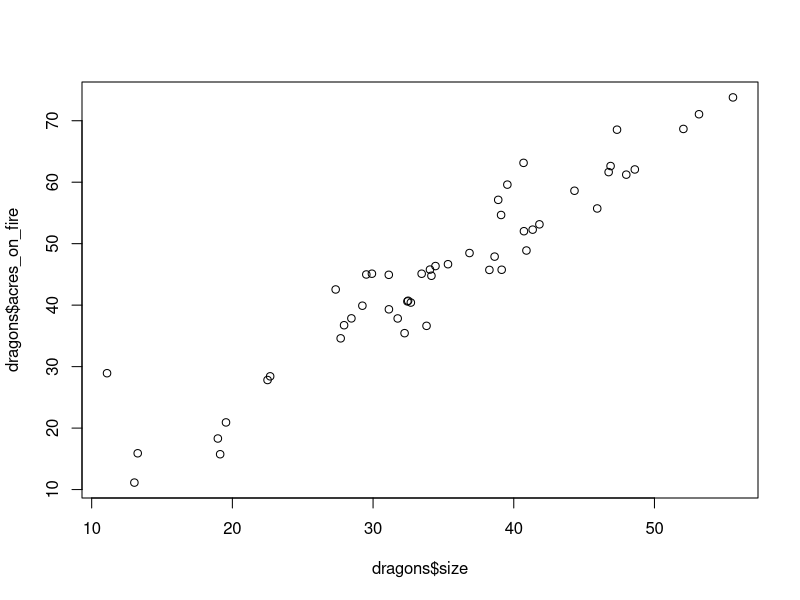
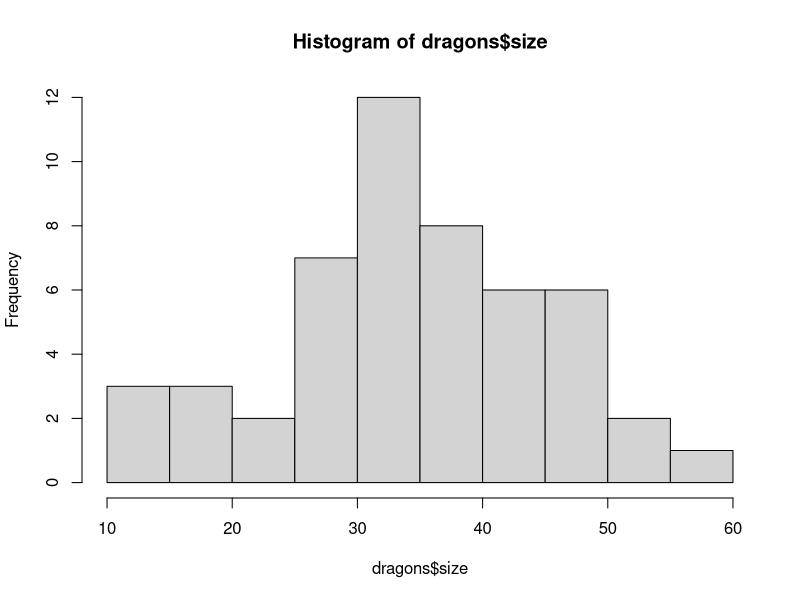
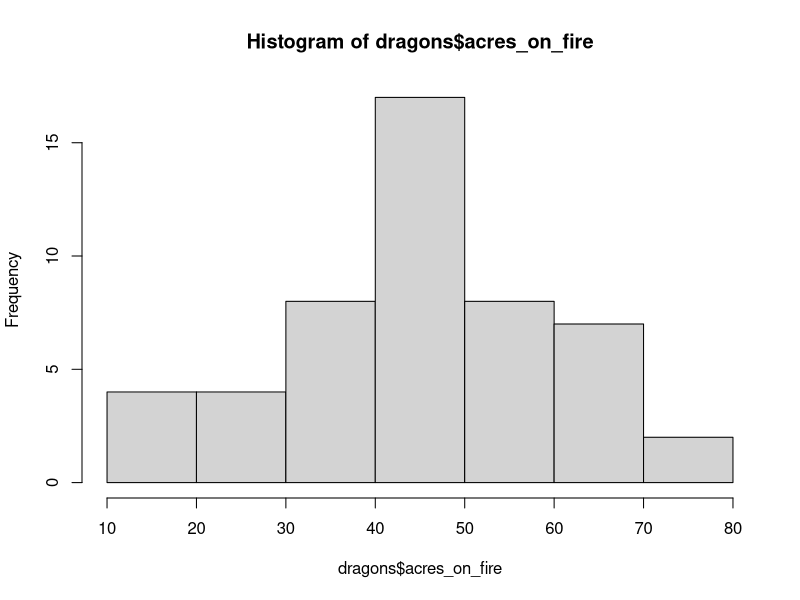
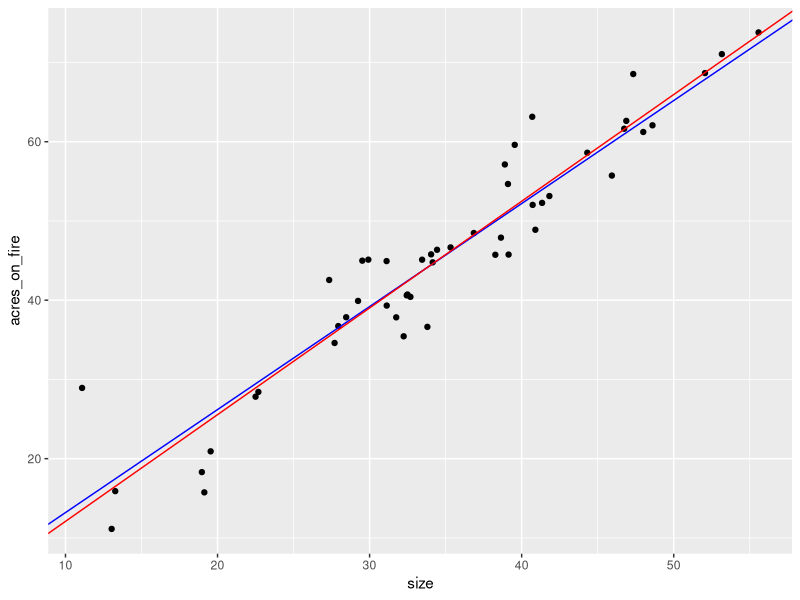

These figures' R source, in order:
#HW13, Evan Peepo


# Load packages -----------------------------------------------------------
library(ggplot2)

# Load data ---------------------------------------------------------------

dragons <- read.csv('dragon_data.csv')

# Plot --------------------------------------------------------------------

plot(dragons$size, dragons$acres_on_fire) #linear
hist(dragons$size) #normal
hist(dragons$acres_on_fire) #normal

# Make linear model -------------------------------------------------------

dragons_lm <- lm(acres_on_fire ~ size, data = dragons) 
coef(dragons_lm) #for comparison

# Objective 1 -------------------------------------------------------------

y <- dragons$acres_on_fire
x_matrix <- model.matrix(~ size, data = dragons)

#A. Analytical solution
matrix_par <- solve(t(x_matrix) %*% x_matrix) %*% (t(x_matrix) %*% y) #same as lm()

# Objective 2 -------------------------------------------------------------

#A. Grid search
beta0 <- seq(from = -2, to = 1, by = 0.1)
beta1 <- seq(from = 1, to = 3, by = 0.1)
beta0 <- round(beta0, 1) 
beta1 <- round(beta1, 1)

#Empty matrix
ss_matrix <- matrix(NA, ncol = length(beta0), nrow = length(beta1))
rownames(ss_matrix) <- beta1
colnames(ss_matrix) <- beta0

#Nested for loop filling matrix with sum of squares
for (i in seq_along(beta0)) {
  for (j in seq_along(beta1)) {
    y_hat = beta0[i] + beta1[j] * dragons$size
    ss <- sum((dragons$acres_on_fire - y_hat)^2)
    ss_matrix[j, i] <- ss
  }
}

min_ss <- min(ss_matrix) #find min value

which(ss_matrix == min_ss, arr.ind = TRUE) #find the index with min value
colnames(ss_matrix)[23] #this is off from lm(), lets check formula
rownames(ss_matrix)[4] #matches lm() if rounded down


#Check intercept based on slope
mean_size <- mean(dragons$size, na.rm = TRUE)
mean_acres <- mean(dragons$acres_on_fire, na.rm = TRUE)

b1_grid_choice <- 1.3
b0_opt_for_b1 <- mean_acres - b1_grid_choice * mean_size

b0_opt_for_b1 #same as what is in grid search, I guess for a slope of 1.3, the optimal intercept is 0.2. 
#It appears going to the closest 0.1 is not enough detail to get the best parameter fit

#B. Optimatization with optim()

min_ss <- function(par, data) {
  y_hat = par[1] + par[2] * data$size
  ss <- sum((data$acres_on_fire - y_hat)^2)
  return(ss)
}

start_parameter <- c(-1, 1)


result1 <- optim(par = start_parameter, fn = min_ss, data = dragons) 
result1 #closely matches lm(), intercept slightly different

#C
#Model converges, #convergence = 0

parameter_test <- c(-5, 4) #test different starting values
result2 <- optim(par = parameter_test, fn = min_ss, data = dragons) #closely matches lm(), intercept slightly different
result2 #gets roughly the same values

# Objective 3 -------------------------------------------------------------

#A. Grid search
beta0 <- seq(from = -2, to = 1, by = 0.1)
beta1 <- seq(from = 1, to = 3, by = 0.1)
beta0 <- round(beta0, 1) 
beta1 <- round(beta1, 1)

#Empty matrix
ss_matrix <- matrix(NA, ncol = length(beta0), nrow = length(beta1))
rownames(ss_matrix) <- beta1
colnames(ss_matrix) <- beta0

#Nested for loop filling matrix with sum of squares
for (i in seq_along(beta0)) {
  for (j in seq_along(beta1)) {
    y_hat = beta0[i] + beta1[j] * dragons$size
    ss = sum((dragons$acres_on_fire - y_hat)^2)
    resid_var = ss / 48
    lnL = (-50 / 2) * log(2 * pi * resid_var) - (1 / 2 * resid_var) * sum((dragons$size - mean_size)^2)
    ss_matrix[j, i] <- lnL
  }
}

max_lnL <- max(ss_matrix) #find max value

which(ss_matrix == max_lnL, arr.ind = TRUE) #find the index with max value
colnames(ss_matrix)[23] #same as grid search using sum of squares
rownames(ss_matrix)[4] #matches lm() if rounded down

#Plot 

ggplot(dragons, aes(size, acres_on_fire)) +
  geom_point() +
  geom_abline(intercept = 0.2, slope = 1.3, color = 'blue') + #from grid search
  geom_abline(intercept = -1.375551, slope = 1.346694, color = 'red') #from lm()
#Intercept is different from other methods, but visually is not much different

#B. Optimatization with optim()

max_likelihood <- function(par, data) {
  y_hat = par[1] + par[2] * data$size
  ss = sum((data$acres_on_fire - y_hat)^2)
  resid_var = ss / 48
  #plug in calculated residual variance as sigma^2, using xbar as mu
  lnL = (-50 / 2) * log(2 * pi * resid_var) - (1 / 2 * resid_var) * sum((data$size - mean(data$size))^2) 
  return(lnL)
}

neg_log_L <- function(par, data) { #use negative log likelihood for optim() since it minimizes by default
  -max_likelihood(par, data)
}

start_parameter <- c(-1, 1)

result3 <- optim(par = start_parameter, fn = neg_log_L, data = dragons) 
result3 #closely matches lm(), intercept slightly different

#C
#Model converges, #convergence = 0

parameter_test <- c(-5, 4) #test different starting values
result4 <- optim(par = parameter_test, fn = neg_log_L, data = dragons) #closely matches lm(), intercept slightly different
result4 #gets roughly the same values

# Objective 4 -------------------------------------------------------------
matrix_par_vec <- as.vector(matrix_par)
grid_search_ols <- c(0.2, 1.3)
optim_ols <- result1$par
grid_search_lnL <- c(0.2, 1.3)
optim_lnL <- result3$par
lm_coef <- coef(dragons_lm)

method_compare_df <- data.frame(matrix_par_vec, grid_search_ols, optim_ols, grid_search_lnL, optim_lnL, lm_coef)
method_compare_df

#All close except the grid search intercept